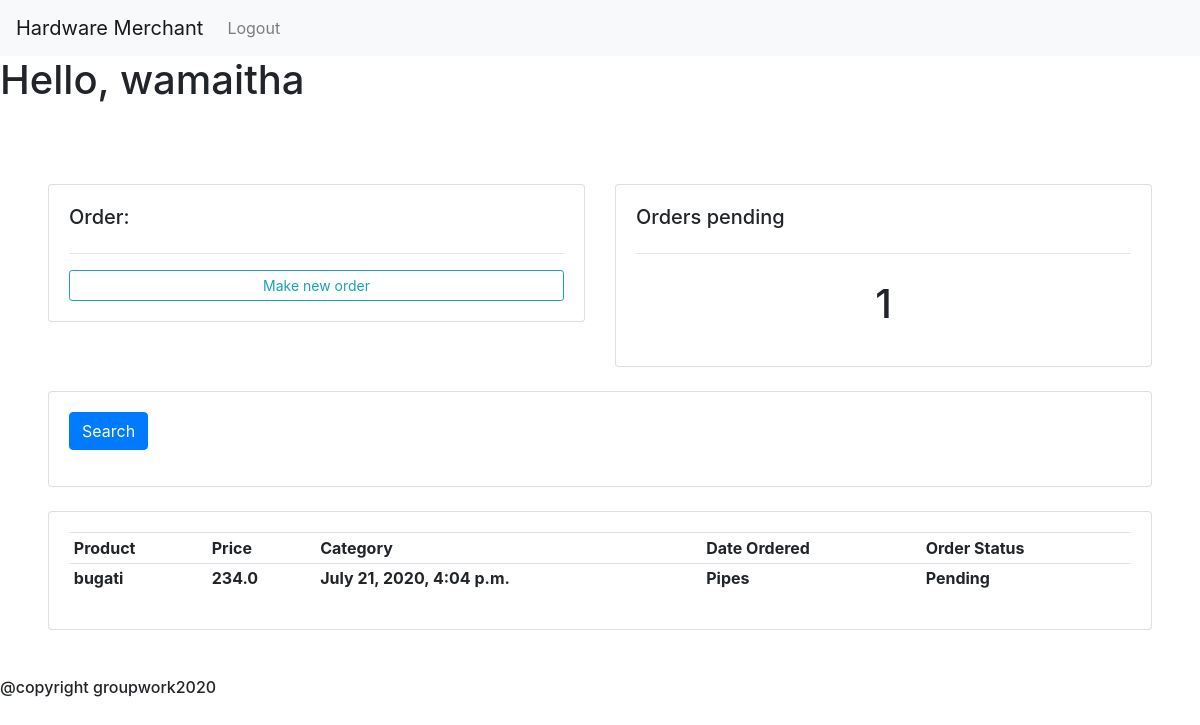
The app's page /customer/Babes/ (signed in) with its own data.
### main/models.py (models this page shows, shortened)
class Order(models.Model):
    STATUS =(
                ('Pending', 'Pending'),
                ('Cancelled', 'Cancelled'),
                ('Delivered', 'Delivered'),
            )
    customer = models.ForeignKey(Customer, null=True, on_delete = models.SET_NULL)
    product =models.ForeignKey(Product, null=True, on_delete = models.SET_NULL)
    status =models.CharField(max_length=200, null=True, choices=STATUS)
    date_created=models.DateTimeField(auto_now_add=True,  null=True)

class Product(models.Model):
    CATEGORY = (
                    ('Sinks', 'Sinks'),
                    ('Pipes', 'Pipes'),
                    ('Toilets', 'Toilets'),
                )
    name=models.CharField(max_length=200, null=True)
    price=models.FloatField(max_length=200, null=True)
    category=models.CharField(max_length=200, null=True,choices=CATEGORY)
    description=models.CharField(max_length=200, null=True, blank=True)
    date_created=models.DateTimeField(auto_now_add=True,  null=True)
    image_url = models.CharField(max_length=200, null=True,default='https://upload.wikimedia.org/wikipedia/commons/8/89/Portrait_Placeholder.png' )
    stock_number = models.IntegerField(null=True, default=0)

### main/views.py (the view)
# urls.py: path("customer/<slug:username>/", views.customer, name='user'),
@login_required(login_url='main:login')
def customer(request, username):
    username = Customer.objects.get(name=username)
    orders = username.order_set.all()
    orders_pending = orders.filter(status='Pending').count()
    context = {
        'username': username,
        'orders': orders,
        'orders_pending': orders_pending
    }
    return render(request, 'main/orders.html', context)

### main/models.py (called while the page is built)
    def __str__(self):
        return self.name

### main/templates/main/orders.html
{% extends 'main/base.html' %}
{% block content%}
	<br>
<div style="margin: 1%; padding: 3%">
<div class="row" >
	<div class="col-md">
		<div class="card card-body">
			<h5>Order:</h5>
			<hr>
			<a class="btn btn-outline-info  btn-sm btn-block" href="{% url 'main:createorder' username %}">Make new order</a>
		</div>
	</div>
	<div class="col-md">
		<div class="card card-body">
			<h5>Orders pending</h5>
			<hr>
			<h1 style="text-align: center;padding: 10px">{{ orders_pending }}</h1>
		</div>
	</div>
</div>
<br>
<div class="row">
	<div class="col">
		<div class="card card-body">
			<form method="get">
		    <button class="btn btn-primary" type="submit">Search</button>
		  </form>
		</div>
	</div>
</div>
<br>
      <div class="row">
        <div class="col-md">
            <div class="card card-body">
                <table class="table table-sm">
                    <tr>
                        <th>Product</th>
                        <th>Price</th>
                        <th>Category</th>
                        <th>Date Ordered</th>
                        <th>Order Status</th>
                    </tr>
                      {% for order in orders %}
                    <tr>
                        <th>  {{order.product.name}}</th>
                        <th>  {{order.product.price}}</th>
                        <th>  {{order.date_created}}</th>
                        <th>  {{order.product.category}}</th>
                        <th>  {{order.status}}</th>
                    </tr>
                    {% endfor %}
                </table>
            </div>
        </div>
    </div>
</div>
{% endblock %}

### main/templates/main/base.html (shortened to what this page needs)
{% load static %}
<html lang="en">
  <head>
    <link rel="stylesheet" href="https://stackpath.bootstrapcdn.com/bootstrap/4.5.0/css/bootstrap.min.css">
  </head>
  <body>
    <nav class="navbar navbar-expand-lg navbar-light bg-light">
  <a class="navbar-brand" href="#"> Hardware Merchant</a>
  <div class="collapse navbar-collapse" id="navbarNav">
    <ul class="navbar-nav">
      <li class="nav-item">
        <a class="nav-link" href="{% url 'main:logout' %}">Logout</a>
      </li>
    </ul>
  </div>
</nav>
            <h1 class="user">Hello, {{request.user}}</h1>
    {% block content %}
    {% endblock %}
    <h6>@copyright groupwork2020</h6>
  </body>
</html>

### records on screen
Order: product.name "bugati", product.price "234.0", date_created "July 21, 2020, 4:04 p.m.", product.category "Pipes", status "Pending"

### other values on screen
{{ request.user }} "wamaitha"
{{ orders_pending }} "1"
